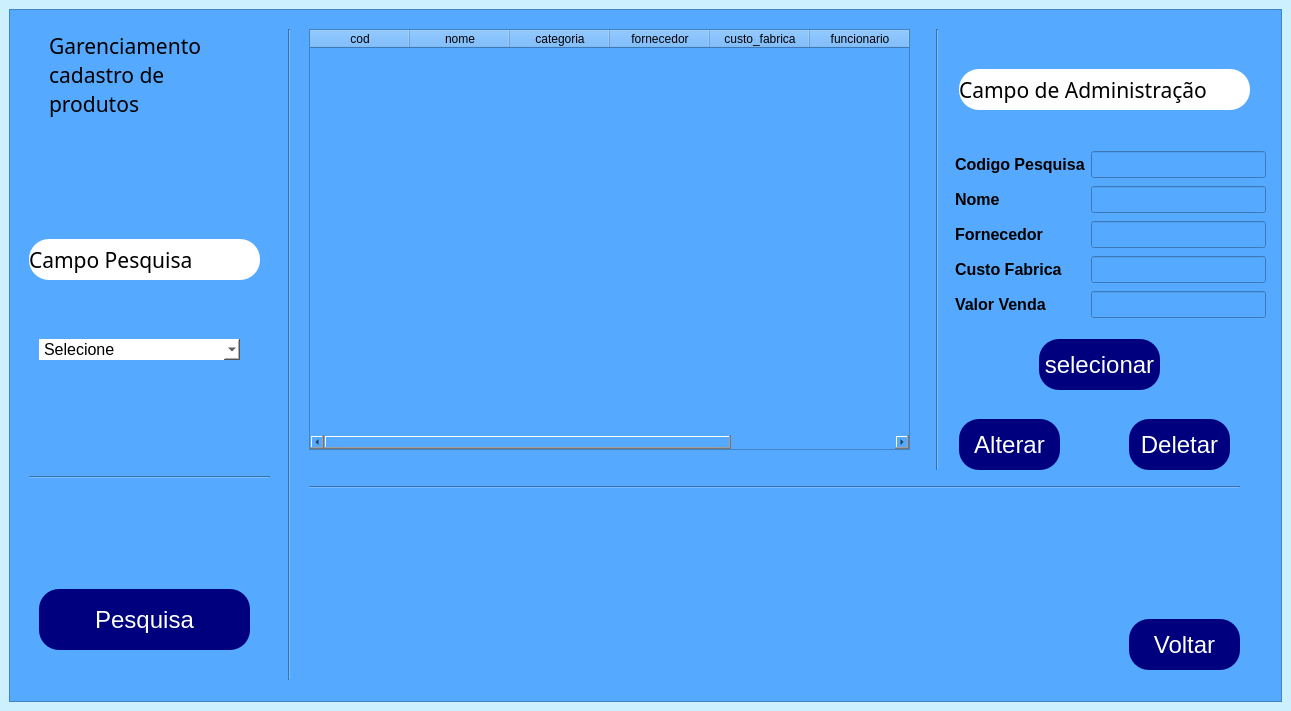
<?xml version="1.0" encoding="UTF-8"?>
<ui version="4.0">
 <class>MainWindow</class>
 <widget class="QMainWindow" name="MainWindow">
  <property name="geometry">
   <rect>
    <x>0</x>
    <y>0</y>
    <width>1291</width>
    <height>711</height>
   </rect>
  </property>
  <property name="windowTitle">
   <string>MainWindow</string>
  </property>
  <property name="styleSheet">
   <string notr="true">background-color: rgb(205,240,255);</string>
  </property>
  <widget class="QWidget" name="centralwidget">
   <layout class="QGridLayout" name="gridLayout">
    <item row="0" column="0">
     <widget class="QFrame" name="frame_2">
      <property name="layoutDirection">
       <enum>Qt::LeftToRight</enum>
      </property>
      <property name="styleSheet">
       <string notr="true">background-color: rgb(85, 170, 255);</string>
      </property>
      <property name="frameShape">
       <enum>QFrame::StyledPanel</enum>
      </property>
      <property name="frameShadow">
       <enum>QFrame::Raised</enum>
      </property>
      <widget class="QPushButton" name="botao_selecionar">
       <property name="geometry">
        <rect>
         <x>1030</x>
         <y>330</y>
         <width>121</width>
         <height>51</height>
        </rect>
       </property>
       <property name="font">
        <font>
         <family>Arial</family>
         <pointsize>18</pointsize>
        </font>
       </property>
       <property name="cursor">
        <cursorShape>PointingHandCursor</cursorShape>
       </property>
       <property name="styleSheet">
        <string notr="true">QPushButton{
background-color: rgb(0, 0, 127);
	color: rgb(255, 255, 255);
border-radius: 20px;
}
QPushButton:hover
{
   background-color:white;
	color: rgb(0, 0, 0);
}</string>
       </property>
       <property name="text">
        <string>selecionar</string>
       </property>
      </widget>
      <widget class="QPushButton" name="Button_Cadastrar_4">
       <property name="geometry">
        <rect>
         <x>1120</x>
         <y>610</y>
         <width>111</width>
         <height>51</height>
        </rect>
       </property>
       <property name="font">
        <font>
         <family>Arial</family>
         <pointsize>18</pointsize>
        </font>
       </property>
       <property name="cursor">
        <cursorShape>PointingHandCursor</cursorShape>
       </property>
       <property name="styleSheet">
        <string notr="true">QPushButton{
background-color: rgb(0, 0, 127);
	color: rgb(255, 255, 255);
border-radius: 20px;
}
QPushButton:hover
{
   background-color:white;
	color: rgb(0, 0, 0);
}</string>
       </property>
       <property name="text">
        <string>Voltar</string>
       </property>
      </widget>
      <widget class="QTableWidget" name="tableWidget">
       <property name="geometry">
        <rect>
         <x>300</x>
         <y>20</y>
         <width>601</width>
         <height>421</height>
        </rect>
       </property>
       <column>
        <property name="text">
         <string>cod</string>
        </property>
       </column>
       <column>
        <property name="text">
         <string>nome</string>
        </property>
       </column>
       <column>
        <property name="text">
         <string>categoria</string>
        </property>
       </column>
       <column>
        <property name="text">
         <string>fornecedor</string>
        </property>
       </column>
       <column>
        <property name="text">
         <string>custo_fabrica</string>
        </property>
       </column>
       <column>
        <property name="text">
         <string>funcionario</string>
        </property>
       </column>
       <column>
        <property name="text">
         <string>valor_venda</string>
        </property>
       </column>
      </widget>
      <widget class="QPushButton" name="botao_alt">
       <property name="geometry">
        <rect>
         <x>950</x>
         <y>410</y>
         <width>101</width>
         <height>51</height>
        </rect>
       </property>
       <property name="font">
        <font>
         <family>Arial</family>
         <pointsize>18</pointsize>
        </font>
       </property>
       <property name="cursor">
        <cursorShape>PointingHandCursor</cursorShape>
       </property>
       <property name="styleSheet">
        <string notr="true">QPushButton{
background-color: rgb(0, 0, 127);
	color: rgb(255, 255, 255);
border-radius: 20px;
}
QPushButton:hover
{
   background-color:white;
	color: rgb(0, 0, 0);
}</string>
       </property>
       <property name="text">
        <string>Alterar</string>
       </property>
      </widget>
      <widget class="QPushButton" name="botao_pesquisa">
       <property name="geometry">
        <rect>
         <x>30</x>
         <y>580</y>
         <width>211</width>
         <height>61</height>
        </rect>
       </property>
       <property name="font">
        <font>
         <family>Arial</family>
         <pointsize>18</pointsize>
        </font>
       </property>
       <property name="cursor">
        <cursorShape>PointingHandCursor</cursorShape>
       </property>
       <property name="styleSheet">
        <string notr="true">QPushButton{
background-color: rgb(0, 0, 127);
	color: rgb(255, 255, 255);
border-radius: 20px;
}
QPushButton:hover
{
   background-color:white;
	color: rgb(0, 0, 0);
}</string>
       </property>
       <property name="text">
        <string>Pesquisa</string>
       </property>
      </widget>
      <widget class="QComboBox" name="categoria">
       <property name="geometry">
        <rect>
         <x>30</x>
         <y>330</y>
         <width>201</width>
         <height>21</height>
        </rect>
       </property>
       <property name="font">
        <font>
         <family>Arial</family>
         <pointsize>12</pointsize>
        </font>
       </property>
       <property name="styleSheet">
        <string notr="true">background-color: rgb(255, 255, 255);
color: rgb(0, 0, 0);
border-radius: 20px;</string>
       </property>
       <item>
        <property name="text">
         <string>Selecione</string>
        </property>
       </item>
       <item>
        <property name="text">
         <string>HD</string>
        </property>
       </item>
       <item>
        <property name="text">
         <string>SSD</string>
        </property>
       </item>
       <item>
        <property name="text">
         <string>Memória RAM</string>
        </property>
       </item>
       <item>
        <property name="text">
         <string>Placa mãe</string>
        </property>
       </item>
       <item>
        <property name="text">
         <string>Mouse</string>
        </property>
       </item>
       <item>
        <property name="text">
         <string>Placa de Rede</string>
        </property>
       </item>
       <item>
        <property name="text">
         <string>Cabo de rede</string>
        </property>
       </item>
       <item>
        <property name="text">
         <string>teclado</string>
        </property>
       </item>
       <item>
        <property name="text">
         <string>Monito</string>
        </property>
       </item>
       <item>
        <property name="text">
         <string>Gabinete</string>
        </property>
       </item>
       <item>
        <property name="text">
         <string>Pendrive</string>
        </property>
       </item>
       <item>
        <property name="text">
         <string>Fonte de alimentação</string>
        </property>
       </item>
       <item>
        <property name="text">
         <string>Cabo VGA</string>
        </property>
       </item>
       <item>
        <property name="text">
         <string>Cabo HDMI</string>
        </property>
       </item>
      </widget>
      <widget class="QLabel" name="label_3">
       <property name="geometry">
        <rect>
         <x>20</x>
         <y>230</y>
         <width>231</width>
         <height>41</height>
        </rect>
       </property>
       <property name="font">
        <font>
         <family>Segoe Print</family>
         <pointsize>16</pointsize>
        </font>
       </property>
       <property name="styleSheet">
        <string notr="true">background-color: rgb(255, 255, 255);
border-radius: 20px;</string>
       </property>
       <property name="text">
        <string>Campo Pesquisa</string>
       </property>
       <property name="scaledContents">
        <bool>false</bool>
       </property>
       <property name="wordWrap">
        <bool>true</bool>
       </property>
      </widget>
      <widget class="QLabel" name="label">
       <property name="geometry">
        <rect>
         <x>40</x>
         <y>10</y>
         <width>191</width>
         <height>111</height>
        </rect>
       </property>
       <property name="font">
        <font>
         <family>Segoe Print</family>
         <pointsize>16</pointsize>
        </font>
       </property>
       <property name="text">
        <string>Garenciamento cadastro de produtos</string>
       </property>
       <property name="scaledContents">
        <bool>false</bool>
       </property>
       <property name="wordWrap">
        <bool>true</bool>
       </property>
      </widget>
      <widget class="Line" name="line">
       <property name="geometry">
        <rect>
         <x>270</x>
         <y>20</y>
         <width>20</width>
         <height>651</height>
        </rect>
       </property>
       <property name="orientation">
        <enum>Qt::Vertical</enum>
       </property>
      </widget>
      <widget class="Line" name="line_2">
       <property name="geometry">
        <rect>
         <x>20</x>
         <y>460</y>
         <width>241</width>
         <height>16</height>
        </rect>
       </property>
       <property name="orientation">
        <enum>Qt::Horizontal</enum>
       </property>
      </widget>
      <widget class="Line" name="line_3">
       <property name="geometry">
        <rect>
         <x>300</x>
         <y>470</y>
         <width>931</width>
         <height>16</height>
        </rect>
       </property>
       <property name="orientation">
        <enum>Qt::Horizontal</enum>
       </property>
      </widget>
      <widget class="Line" name="line_4">
       <property name="geometry">
        <rect>
         <x>920</x>
         <y>20</y>
         <width>16</width>
         <height>441</height>
        </rect>
       </property>
       <property name="orientation">
        <enum>Qt::Vertical</enum>
       </property>
      </widget>
      <widget class="QPushButton" name="botao_alt_2">
       <property name="geometry">
        <rect>
         <x>1120</x>
         <y>410</y>
         <width>101</width>
         <height>51</height>
        </rect>
       </property>
       <property name="font">
        <font>
         <family>Arial</family>
         <pointsize>18</pointsize>
        </font>
       </property>
       <property name="cursor">
        <cursorShape>PointingHandCursor</cursorShape>
       </property>
       <property name="styleSheet">
        <string notr="true">QPushButton{
background-color: rgb(0, 0, 127);
	color: rgb(255, 255, 255);
border-radius: 20px;
}
QPushButton:hover
{
   background-color:white;
	color: rgb(0, 0, 0);
}</string>
       </property>
       <property name="text">
        <string>Deletar</string>
       </property>
      </widget>
      <widget class="QLabel" name="label_8">
       <property name="geometry">
        <rect>
         <x>950</x>
         <y>60</y>
         <width>291</width>
         <height>41</height>
        </rect>
       </property>
       <property name="font">
        <font>
         <family>Segoe Print</family>
         <pointsize>16</pointsize>
        </font>
       </property>
       <property name="styleSheet">
        <string notr="true">background-color: rgb(255, 255, 255);
border-radius: 20px;</string>
       </property>
       <property name="text">
        <string>Campo de Administração</string>
       </property>
       <property name="scaledContents">
        <bool>false</bool>
       </property>
       <property name="wordWrap">
        <bool>true</bool>
       </property>
      </widget>
      <widget class="QWidget" name="">
       <property name="geometry">
        <rect>
         <x>946</x>
         <y>140</y>
         <width>311</width>
         <height>171</height>
        </rect>
       </property>
       <layout class="QGridLayout" name="gridLayout_2">
        <item row="0" column="0">
         <widget class="QLabel" name="label_2">
          <property name="font">
           <font>
            <family>Arial</family>
            <pointsize>12</pointsize>
            <weight>75</weight>
            <bold>true</bold>
           </font>
          </property>
          <property name="text">
           <string>Codigo Pesquisa</string>
          </property>
         </widget>
        </item>
        <item row="0" column="1">
         <widget class="QLineEdit" name="cod_pro">
          <property name="font">
           <font>
            <family>Arial</family>
            <pointsize>12</pointsize>
           </font>
          </property>
         </widget>
        </item>
        <item row="1" column="0">
         <widget class="QLabel" name="label_4">
          <property name="font">
           <font>
            <family>Arial</family>
            <pointsize>12</pointsize>
            <weight>75</weight>
            <bold>true</bold>
           </font>
          </property>
          <property name="text">
           <string>Nome</string>
          </property>
         </widget>
        </item>
        <item row="1" column="1">
         <widget class="QLineEdit" name="nome_pro_alt">
          <property name="font">
           <font>
            <family>Arial</family>
            <pointsize>12</pointsize>
           </font>
          </property>
         </widget>
        </item>
        <item row="2" column="0">
         <widget class="QLabel" name="label_5">
          <property name="font">
           <font>
            <family>Arial</family>
            <pointsize>12</pointsize>
            <weight>75</weight>
            <bold>true</bold>
           </font>
          </property>
          <property name="text">
           <string>Fornecedor</string>
          </property>
         </widget>
        </item>
        <item row="2" column="1">
         <widget class="QLineEdit" name="fornecedor_alt">
          <property name="font">
           <font>
            <family>Arial</family>
            <pointsize>12</pointsize>
           </font>
          </property>
         </widget>
        </item>
        <item row="3" column="0">
         <widget class="QLabel" name="label_6">
          <property name="font">
           <font>
            <family>Arial</family>
            <pointsize>12</pointsize>
            <weight>75</weight>
            <bold>true</bold>
           </font>
          </property>
          <property name="text">
           <string>Custo Fabrica</string>
          </property>
         </widget>
        </item>
        <item row="3" column="1">
         <widget class="QLineEdit" name="custo_fab_alt">
          <property name="font">
           <font>
            <family>Arial</family>
            <pointsize>12</pointsize>
           </font>
          </property>
         </widget>
        </item>
        <item row="4" column="0">
         <widget class="QLabel" name="label_7">
          <property name="font">
           <font>
            <family>Arial</family>
            <pointsize>12</pointsize>
            <weight>75</weight>
            <bold>true</bold>
           </font>
          </property>
          <property name="text">
           <string>Valor Venda</string>
          </property>
         </widget>
        </item>
        <item row="4" column="1">
         <widget class="QLineEdit" name="valor_ved_alt">
          <property name="font">
           <font>
            <family>Arial</family>
            <pointsize>12</pointsize>
           </font>
          </property>
         </widget>
        </item>
       </layout>
      </widget>
      <zorder>botao_selecionar</zorder>
      <zorder>Button_Cadastrar_4</zorder>
      <zorder>tableWidget</zorder>
      <zorder>botao_alt</zorder>
      <zorder>botao_pesquisa</zorder>
      <zorder>categoria</zorder>
      <zorder>label</zorder>
      <zorder>line</zorder>
      <zorder>line_2</zorder>
      <zorder>line_3</zorder>
      <zorder>line_4</zorder>
      <zorder>cod_pro</zorder>
      <zorder>nome_pro_alt</zorder>
      <zorder>fornecedor_alt</zorder>
      <zorder>custo_fab_alt</zorder>
      <zorder>label_2</zorder>
      <zorder>label_4</zorder>
      <zorder>label_5</zorder>
      <zorder>label_6</zorder>
      <zorder>label_7</zorder>
      <zorder>valor_ved_alt</zorder>
      <zorder>botao_alt_2</zorder>
      <zorder>label_3</zorder>
      <zorder>label_8</zorder>
     </widget>
    </item>
   </layout>
  </widget>
 </widget>
 <resources/>
 <connections/>
</ui>
